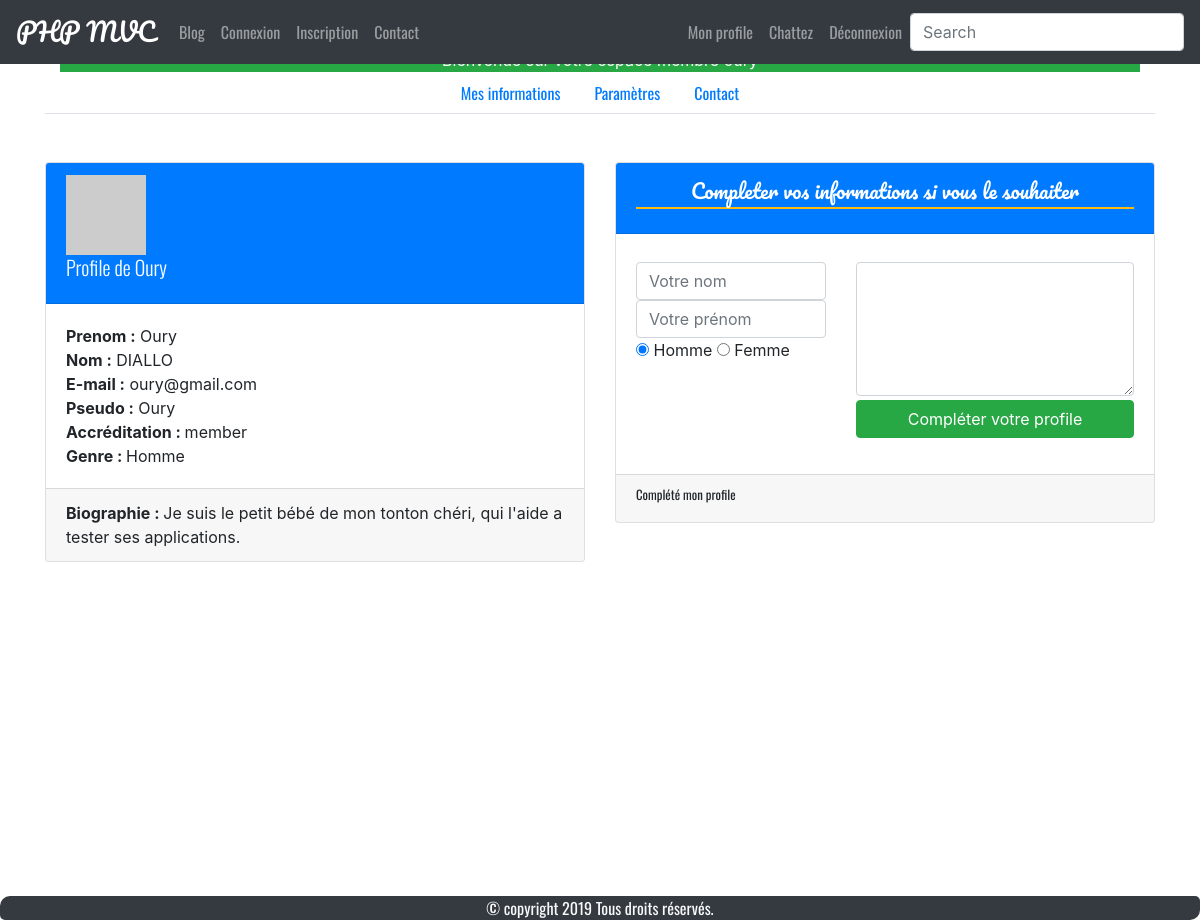
Page /profile.php?id=1 (signed in) on the committed database.
### tables this page shows
CREATE TABLE `users` (
  `id` int(11) NOT NULL AUTO_INCREMENT,
  `roles_id` int(11) DEFAULT '1',
  `ui_id` int(11) DEFAULT NULL,
  `username` varchar(150) NOT NULL,
  `email` varchar(255) NOT NULL,
  `password` varchar(255) NOT NULL,
  `status` enum('on','off') DEFAULT 'off',
  `created_at` datetime DEFAULT CURRENT_TIMESTAMP,
  `updated_at` datetime DEFAULT CURRENT_TIMESTAMP,
  `ip` varchar(100) DEFAULT '127.0.0.2',
  PRIMARY KEY (`id`),
  UNIQUE KEY `username` (`username`),
  UNIQUE KEY `email` (`email`)
);

CREATE TABLE `user_infos` (
  `id` int(11) NOT NULL AUTO_INCREMENT,
  `lastname` varchar(150) NOT NULL,
  `firstname` varchar(255) NOT NULL,
  `gender` varchar(15) DEFAULT 'Homme',
  `biography` text,
  `created_at` datetime DEFAULT CURRENT_TIMESTAMP,
  `updated_at` datetime DEFAULT CURRENT_TIMESTAMP,
  PRIMARY KEY (`id`)
);

CREATE TABLE `roles` (
  `id` int(11) NOT NULL AUTO_INCREMENT,
  `name` enum('member','moderator','admin') DEFAULT 'member',
  `level` enum('1','2','3') DEFAULT '1',
  PRIMARY KEY (`id`)
);

### profile.php (called while the page is built, shortened)
<?php
require_once __DIR__ . DIRECTORY_SEPARATOR . 'func' . DIRECTORY_SEPARATOR . 'utility.php';
$id = (int)$_GET['id'];
$user_role = find_user_role($id);
$user = find_user_by_id($id);
$user_infos = user_infos_completed($id);
require_once __DIR__ . DIRECTORY_SEPARATOR . 'inc' . DIRECTORY_SEPARATOR . 'header.php';
require_once __DIR__ . DIRECTORY_SEPARATOR . 'inc' . DIRECTORY_SEPARATOR . 'nav.php';
require_once __DIR__ . DIRECTORY_SEPARATOR . 'views' . DIRECTORY_SEPARATOR . 'profile.view.php';
require_once __DIR__ . DIRECTORY_SEPARATOR . 'inc' . DIRECTORY_SEPARATOR . 'footer.php';

### func/utility.php (called while the page is built, shortened)
<?php
require_once dirname(__DIR__) . DIRECTORY_SEPARATOR . 'core' . DIRECTORY_SEPARATOR . 'database.php';
function find_user_by_id($id)
{
    global $db;
    $req = $db->prepare("SELECT u.id, ui_id, username, email, password, firstname, lastname, gender, biography
                        FROM users u
                        LEFT JOIN user_infos ui
                            ON ui_id = u.id
                        WHERE u.id = ?
                    ");
    $req->execute([
        $id
    ]);
    $data = $req->fetch(PDO::FETCH_OBJ);
    return $data;
}
function find_user_role($id)
{
    global $db;
    $sql = $db->prepare("SELECT id, level, name
                    FROM roles
                    WHERE id = :id
                    ");
    $sql->execute(["id" => $id]);
    $data = $sql->fetch(PDO::FETCH_OBJ);
    return $data;
}
function user_infos_completed($id)
{
    global $db;
    $req = $db->prepare("SELECT id, firstname, lastname, gender, biography
                    FROM user_infos
                    WHERE id = :id
                    ");
    $req->execute(["id" => $id]);
    $data = $req->fetch(PDO::FETCH_OBJ);
    return $data;
}
function get_avatar_url($email, $size = 30)
{
    return "https://www.gravatar.com/avatar/" . md5(mb_strtolower(trim($email))) . "?s=" . $size;
}

### views/profile.view.php (the view, shortened to what this page needs)
<ul class="nav nav-tabs justify-content-center" id="myTab" role="tablist">
    <li class="nav-item">
        <a class="nav-link" id="home-tab" data-toggle="tab" href="#home" role="tab" aria-controls="home"
            aria-selected="true">Mes informations</a>
    </li>
    <li class="nav-item">
        <a class="nav-link" id="profile-tab" data-toggle="tab" href="#profile" role="tab" aria-controls="profile"
            aria-selected="false">Paramètres</a>
    </li>
    <li class="nav-item">
        <a class="nav-link" id="contact-tab" data-toggle="tab" href="#contact" role="tab" aria-controls="contact"
            aria-selected="false">Contact</a>
    </li>
</ul>
<div class="tab-content" id="myTabContent">
    <div class="tab-pane fade show active" id="home" role="tabpanel" aria-labelledby="home-tab">
        <div class="row mt-5">
            <div class="col-md-6">
                <div class="card">
                    <div class="card-header bg-primary text-white">
                        <img src="<?= get_avatar_url($user->email); ?>" alt="profile de <?= $user->username; ?>">
                        <h5 class="card-title lead">Profile de
                            <?= ucfirst($user->username); ?>
                        </h5>
                    </div>
                    <div class="card-body">
                        <div class="card-text">
                            <strong>Prenom :</strong>
                            <?= $user_infos->firstname ?? 'Non renseigne'; ?><br>
                            <strong>Nom :</strong>
                            <?= $user_infos->lastname ?? ' Non renseigne '; ?><br>
                            <strong>E-mail :</strong>
                            <?= strtolower($user->email); ?><br>
                            <strong>Pseudo :</strong>
                            <?= ucfirst($user->username); ?><br>
                            <strong>Accréditation : </strong>
                            <?= $user_role->name ?? 'Membre'; ?><br>
                            <strong>Genre : </strong>
                            <?= $user_infos->gender ?? 'Non fourni'; ?>
                        </div>
                    </div>
                    <div class="card-footer">
                        <strong>Biographie : </strong>
                        <?= $user_infos->biography ?? ' Aucune biographie encore !'; ?><br>
                    </div>
                </div>
            </div>
            <div class="col-md-6">
                <div class="card">
                    <div class="card-header text-white bg-primary">
                        <h3 class="card-title lead text-center">
                            Completer vos informations si vous le souhaiter
                        </h3>
                    </div>
                    <div class="card-body">
                        <form action="" method="post" class="mt-2">
                            <div class="row">
                                <div class="form-group col-md-5">
                                    <input type="text" name="lastname" value="<?= $lastname ?? ''; ?>"
                                        placeholder="Votre nom" class="form-control">
                                    <input type="text" name="firstname" value="<?= $firstname ?? ''; ?>"
                                        placeholder="Votre prénom" class="form-control">
                                    <input type="radio" name="gender" value="Homme" checked> Homme
                                    <input type="radio" name="gender" value="Femme"> Femme
                                </div>
                                <div class="form-group col-md-7">
                                    <textarea name="biography" rows="5" placeholder="Une petite description de vous"
                                        class="form-control">
                                        <?= $biography ?? ''; ?>
                                    </textarea>
                                    <input type="submit" name="complete" value="Compléter votre profile"
                                        class="btn btn-success btn-block mt-1">
                                </div>
                            </div>
                        </form>
                    </div>
                    <div class="card-footer">
                        <h5 class="small">Complété mon profile</h5>
                    </div>
                </div>
            </div>
        </div>
    </div>
</div>

### css/style.css (style rules this page uses)
* { box-sizing: border-box; margin: 0; padding: 0; }
html, body { height: 100%; font-size: 16px; }
a, h4, h5, h6 { font-family: 'Oswald', cursive, sans-serif; text-decoration: none; }
h1, h2, h3 { font-family: 'Pacifico', Helvetica, cursive, sans-serif; line-height: 1.6; font-size: 1.2rem; border-bottom: 2px solid #FB1; }

### rows in the picture
users: username "Oury", email "oury@gmail.com"
user_infos: firstname "Oury", lastname "DIALLO", gender "Homme", biography "Je suis le petit bébé de mon tonton chéri, qui l'aide a tester ses applications."
roles: name "member"
